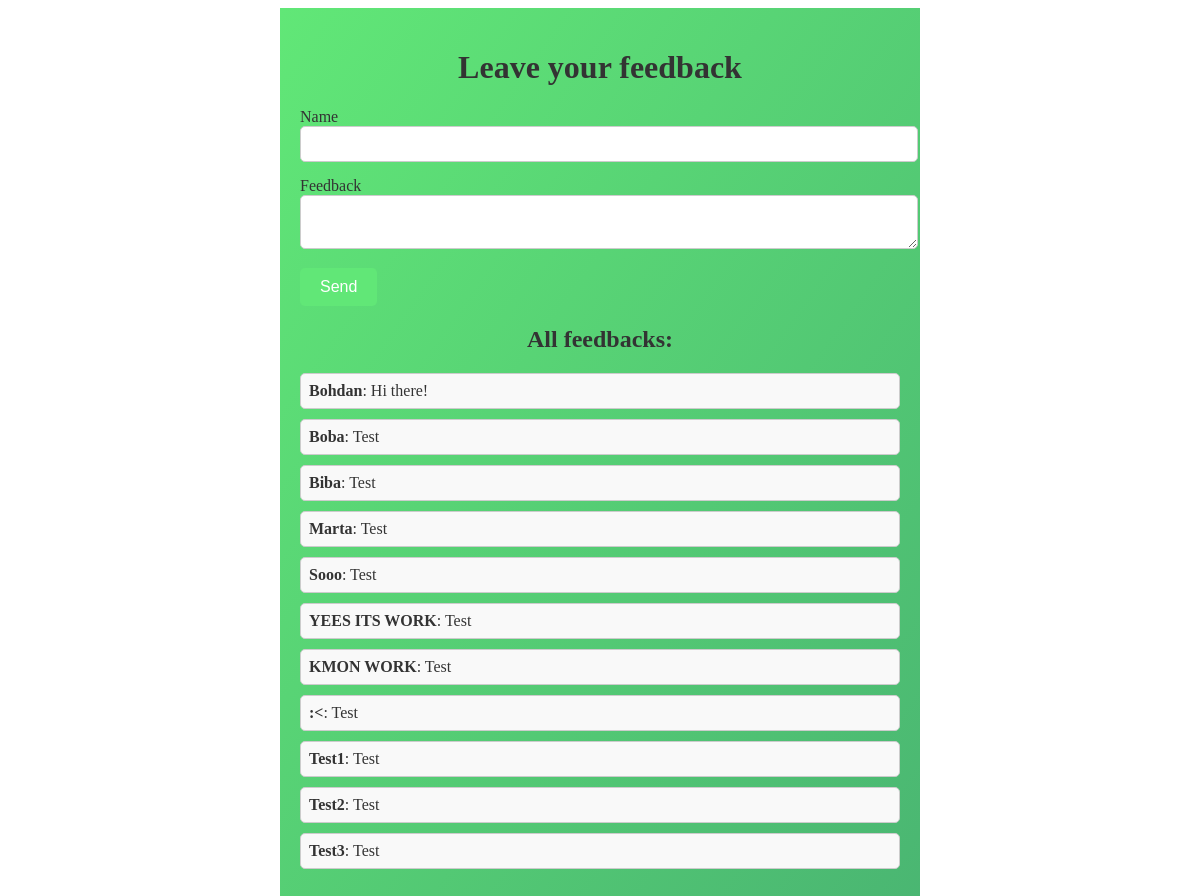
Before: / with the older database file.
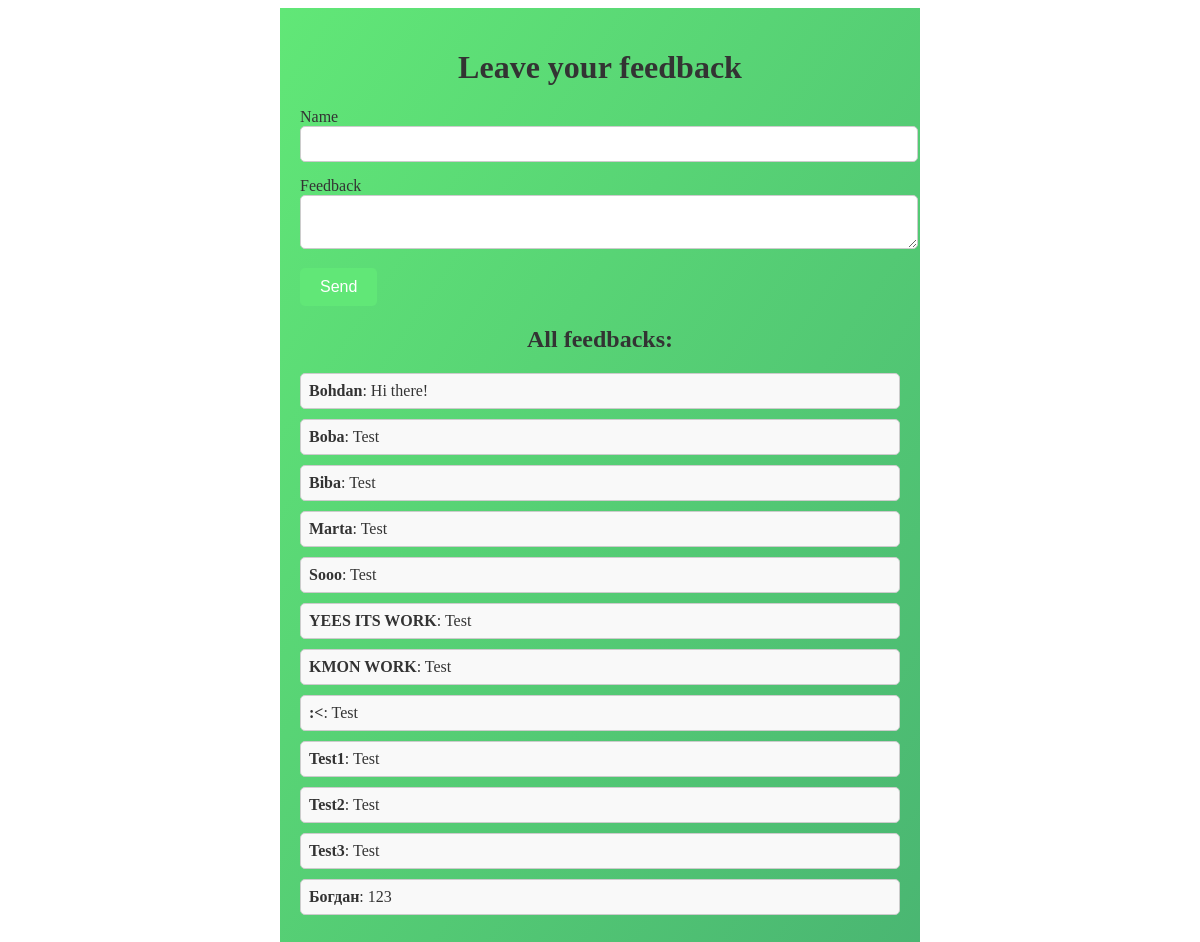
After: the same page with the newer database file.
### app.py (models this page shows)
class Feedback(db.Model):
    id = db.Column(db.Integer, primary_key=True, autoincrement=True)
    name = db.Column(db.Text, nullable=False)
    comment = db.Column(db.Text, nullable=False)

### app.py (the view, shortened to what this page needs)
@app.route('/', methods=['GET', 'POST'])
def index():
    form = FeedbackForm()
    feedbacks = Feedback.query.all()
    return render_template('feedback_form.html', form=form, feedbacks=feedbacks)

### app.py
class FeedbackForm(FlaskForm):
    name = StringField('Name', validators=[DataRequired()])
    comment = TextAreaField('Feedback', validators=[DataRequired()])

### templates/feedback_form.html (shortened to what this page needs)
<!DOCTYPE html>
<html>
<head>
    <link rel="stylesheet" type="text/css" href="static/style.css">
</head>
<body>
    <div class="container">
        <h1 class="header">Leave your feedback</h1>
        <form method="POST" class="feedback-form">
            <div class="form-group">
                {{ form.name.label }}
                {{ form.name(class="form-control") }}
            </div>
            <div class="form-group">
                {{ form.comment.label }}
                {{ form.comment(class="form-control") }}
            </div>
            <button type="submit" class="btn-submit">Send</button>
        </form>
        <h2 class="feedback-header">All feedbacks:</h2>
        <ul class="feedback-list">
            {% for feedback in feedbacks %}
                <li class="feedback-item"><strong>{{ feedback.name }}</strong>: {{ feedback.comment }}</li>
            {% endfor %}
        </ul>
    </div>
</body>
</html>

### static/style.css (style rules this page uses)
:root { --primary-color: #61e777; --secondary-color: #4ab672; --background-color: #f9f9f9; --text-color: #333; --border-color: #ccc; }
.container { max-width: 600px; margin: 0 auto; padding: 20px; background-color: var(--background-color); color: var(--text-color); background: linear-gradient(to bottom right, var(--primary-color), var(--secondary-color)); }
.header, .feedback-header { text-align: center; }
.feedback-form { margin-bottom: 20px; }
.form-group { margin-bottom: 15px; }
.form-control { width: 100%; padding: 8px; font-size: 16px; border-radius: 5px; border: 1px solid var(--border-color); }
.btn-submit { padding: 10px 20px; font-size: 16px; border: none; border-radius: 5px; background-color: var(--primary-color); color: #fff; cursor: pointer; }
.feedback-list { list-style: none; padding: 0; }
.feedback-item { margin-bottom: 10px; padding: 8px; border-radius: 5px; background-color: var(--background-color); border: 1px solid var(--border-color); }

Changed rows visible on the page:
added Feedback: name "Богдан", comment "123"
